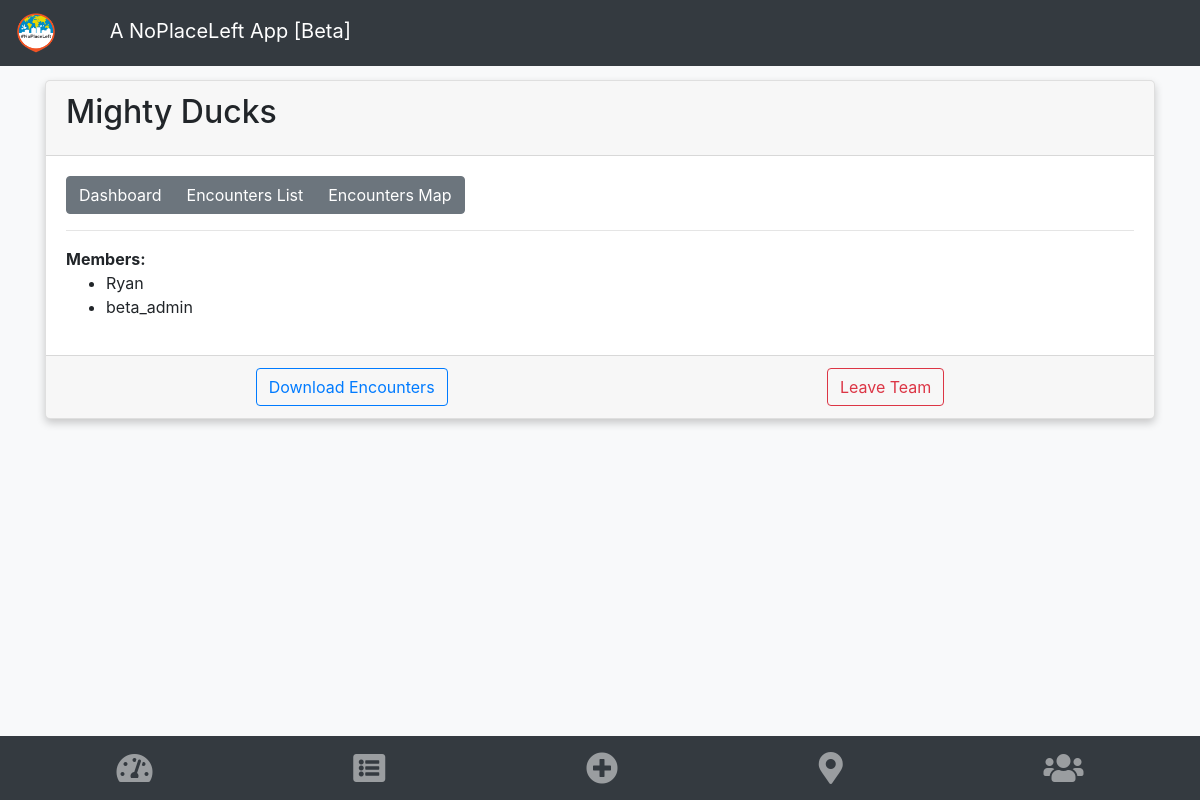
The page /npl/team/1/ (signed in) on the database its author committed.
### npl/models.py (models this page shows, shortened)
class Team(models.Model):
    team_name = models.CharField(max_length=40)
    creation_date = models.DateTimeField(auto_now_add=True)
    members = models.ManyToManyField(Laborer)
    number_of_members = models.IntegerField(default=1)

class Laborer(models.Model):
    user = models.OneToOneField(User, on_delete=models.CASCADE)
    creation_date = models.DateTimeField()

### npl/views.py (the view)
# urls.py: path('team/<int:pk>/', views.view_team, name="team_detail"),
def view_team(request, pk):
    team = Team.objects.filter(id=pk).first()
    members = team.members.all()
    return render(request, 'npl/team_detail.html', {'team': team, 'team_members': members})

### npl/templates/npl/team_detail.html (shortened to what this page needs)
{% extends "base.html" %}
{% block content %}
<div class="card shadow my-2">
    <div class="card-header d-flex justify-content-between align-items-center">
        <h2 class="card-title">{{ team.team_name }}</h2>
    </div>
    <div class="card-body">
        <div class="btn-group" role="group" aria-label="Basic example">
          <a type="button" class="btn btn-group-sm btn-secondary" href="{% url 'npl:team_dashboard' team.id %}">Dashboard</a>
          <a type="button" class="btn btn-group-sm btn-secondary" href="{% url 'npl:team_encounters_map' team.id %}">Encounters List</a>
          <a type="button" class="btn btn-group-sm btn-secondary" href="{% url 'npl:team_encounters_list' team.id %}">Encounters Map</a>
        </div>
        <hr />
        <strong>Members:</strong>
        <ul>
            {% for member in team_members %}
            <li>
                    {{member.user.username}}
            </li>
            {% endfor %}
        </ul>
    </div>
    <div class="card-footer">
        <div class="d-flex justify-content-around">
            <a class="btn btn-outline-primary" href="{% url 'npl:export_team_encounters' team.id %}">Download Encounters</a>
            <a class="btn btn-outline-danger" href="{% url 'npl:leave_team' team.id %}">Leave Team</a>
        </div>
  </div>
</div>
{% endblock %}

### npl/templates/base.html (style rules this page uses)
.shadow { box-shadow: 0 4px 8px 0 rgba(0,0,0,0.2); border-radius: 5px; }

### rows shown on the page
Team: team_name "Mighty Ducks"
Laborer: user.username "Ryan"
Laborer: user.username "beta_admin"
